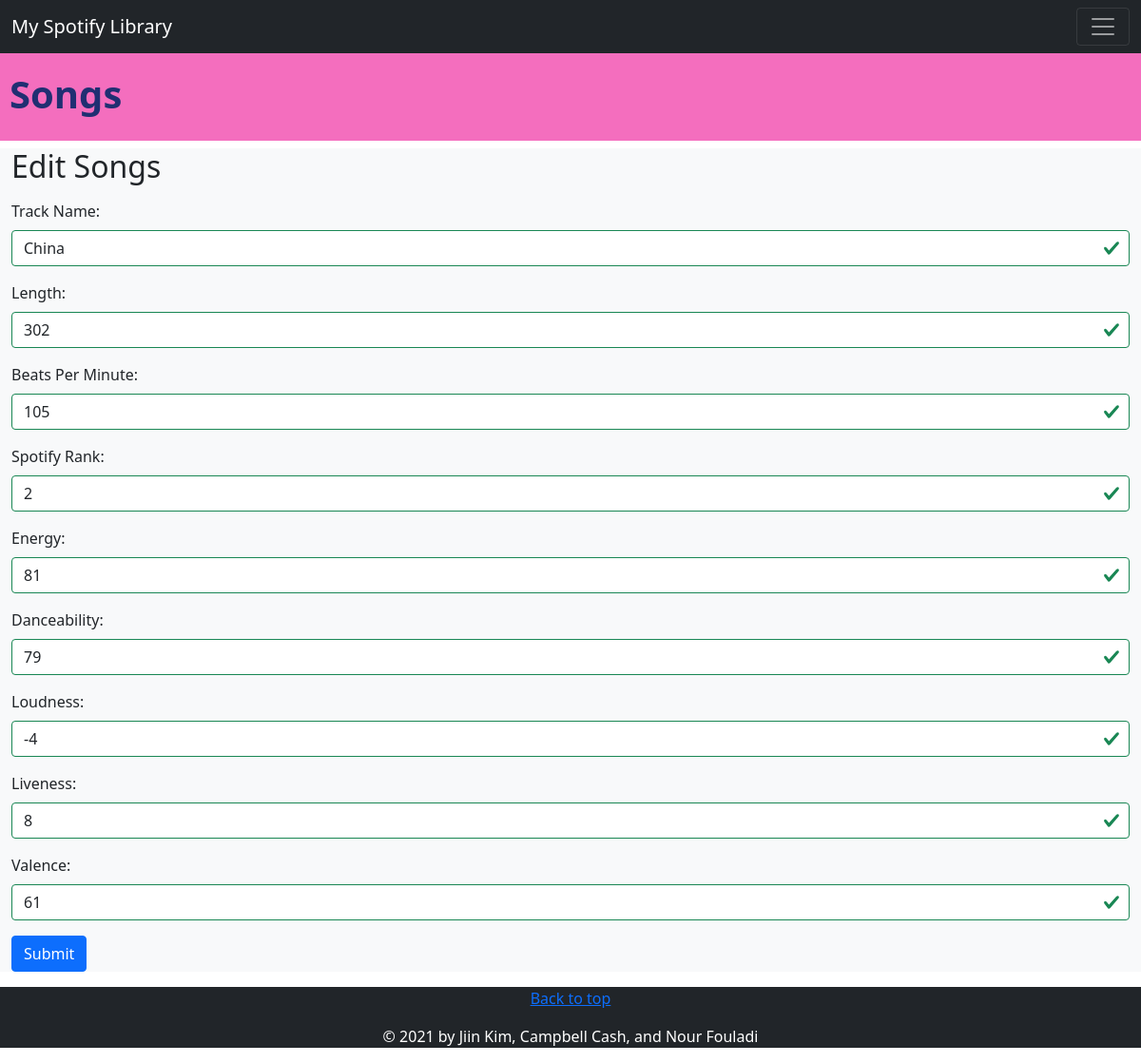
Screenshot of /edit_song.php?id=2 with the database file from the repository.
### tables this page shows
CREATE TABLE `spotify_songs` (
 `track_no` int NOT NULL AUTO_INCREMENT,
 `track_name` varchar(45) NOT NULL,
 `length` int NOT NULL,
 `beats_per_minute` int NOT NULL,
 `spotify_rank` int NOT NULL,
 `energy` int NOT NULL,
 `danceability` int NOT NULL,
 `loudness` int NOT NULL,
 `liveness` int NOT NULL,
 `valence` int NOT NULL,
 PRIMARY KEY (`track_no`),
 UNIQUE KEY `track_no_UNIQUE` (`track_no`),
 UNIQUE KEY `spotify_rank_UNIQUE` (`spotify_rank`)
);

### edit_song.php (the view, shortened to what this page needs)
<!DOCTYPE html>
<html lang="en">
<head>
    <link href="https://cdn.jsdelivr.net/npm/bootstrap@5.1.3/dist/css/bootstrap.min.css" rel="stylesheet">
    <link rel="stylesheet" href="css/main.css">
</head>
<body>
    <h1 id="songs-header"><strong>Songs</strong></h1>
    <div class="container-fluid container-xxl bg-light">
        <nav class="navbar navbar-expand-xxl bg-dark navbar-dark fixed-top">
            <div class="container-fluid">
                <a class="navbar-brand" href="#">My Spotify Library</a>
                <button class="navbar-toggler" type="button" data-bs-toggle="collapse" data-bs-target="#collapsibleNavbar">
                    <span class="navbar-toggler-icon"></span>
                </button>
            </div>
        </nav>
        <h2>Edit Songs</h2>
        <?php
            if ( (isset($_GET['id'])) && (is_numeric($_GET['id'])) ) {
                $id = $_GET['id'];
            } elseif ( (isset($_POST['id'])) && (is_numeric($_POST['id'])) ) {
                $id = $_POST['id'];
            }
            include('mysqli_connect_to_myspotify.php');
            $query = "
                SELECT track_name,
                       length,
                       beats_per_minute,
                       spotify_rank,
                       energy,
                       danceability,
                       loudness,
                       liveness,
                       valence
                FROM spotify_songs
                WHERE track_no = $id
            ";
            $result = @mysqli_query ($dbc, $query);
            if (mysqli_num_rows($result) == 1) {
                $row = mysqli_fetch_array ($result);
                echo '
                            <form action="edit_song.php" method="post" class="was-validated">
                                <div class="mb-3 mt-3">
                                    <label for="Track Name" class="form-label">Track Name:</label>
                                    <input type="text" class="form-control" id="track_name" placeholder="Enter track name" name="track_name" value="' . $row[0] . '" required>
                                </div>
                                <div class="mb-3">
                                    <label for="Length" class="form-label">Length:</label>
                                    <input type="number" class="form-control" id="length" placeholder="Enter length" name="length" value="' . $row[1] . '" required>
                                </div>
                                <div class="mb-3">
                                    <label for="Beats Per Minute" class="form-label">Beats Per Minute:</label>
                                    <input type="number" class="form-control" id="beats_per_minute" placeholder="Enter beats per minute" name="beats_per_minute" value="' . $row[2] . '" required>
                                </div>
                                <div class="mb-3">
                                    <label for="Spotify Rank" class="form-label">Spotify Rank:</label>
                                    <input type="number" class="form-control" id="spotify_rank" placeholder="Enter Spotify rank" name="spotify_rank" value="' . $row[3] . '" required>
                                </div>
                                <div class="mb-3">
                                    <label for="Energy" class="form-label">Energy:</label>
                                    <input type="number" class="form-control" id="energy" placeholder="Enter energy" name="energy" value="' . $row[4] . '" required>
                                </div>
                                <div class="mb-3">
                                    <label for="Danceability" class="form-label">Danceability:</label>
                                    <input type="number" class="form-control" id="danceability" placeholder="Enter danceability" name="danceability" value="' . $row[5] . '" required>
                                </div>
                                <div class="mb-3">
                                    <label for="Loudness" class="form-label">Loudness:</label>
                                    <input type="number" class="form-control" id="loudness" placeholder="Enter loudness" name="loudness" value="' . $row[6] . '" required>
                                </div>
                                <div class="mb-3">
                                    <label for="Liveness" class="form-label">Liveness:</label>
                                    <input type="number" class="form-control" id="liveness" placeholder="Enter liveness" name="liveness" value="' . $row[7] . '" required>
                                </div>
                                <div class="mb-3">
                                    <label for="Valence" class="form-label">Valence:</label>
                                    <input type="number" class="form-control" id="valence" placeholder="Enter valence" name="valence" value="' . $row[8] . '" required>
                                </div>
                                <input type="hidden" name="id" value="' . $id . '" />
                                <p><button type="submit" class="btn btn-primary">Submit</button></p>
                            </form>
                        ';
            } else {
                echo '
                            <div class="alert alert-warning">
                                <strong>Page Error!</strong> This page has been accessed in error. Not a valid song ID.
                            </div>
                        ';
            }
        ?>
    </div>
    <footer class="bg-dark text-white text-center">
        <div class="container">
            <p class="float-right">
                <a href="#songs-header">Back to top</a>
            </p>
            <p class="text-center">© 2021 by Jiin Kim, Campbell Cash, and Nour Fouladi</p>
        </div>
    </footer>
</body>
</html>

### css/main.css (style rules this page uses)
#songs-header { background-color: #F46EBE; color: #202F72; padding-top: 25px; padding-left: 10px; padding-bottom: 25px; margin-top: 50px }

### rows the page displays
spotify_songs: track_name "China", length "302", beats_per_minute "105", spotify_rank "2", energy "81", danceability "79", loudness "-4", liveness "8", valence "61"
